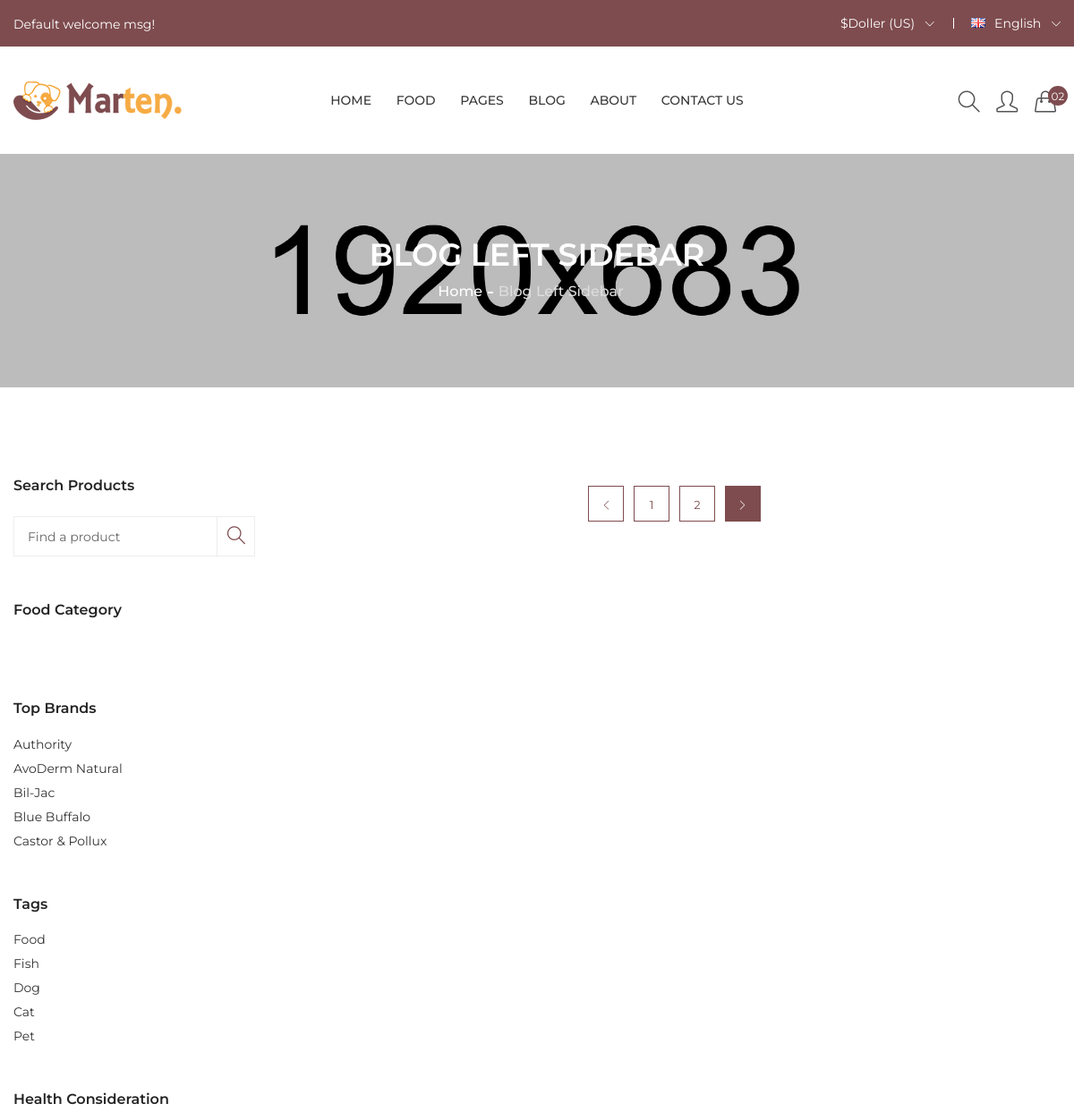
Page /blog/ (upper part) on the earlier database version.
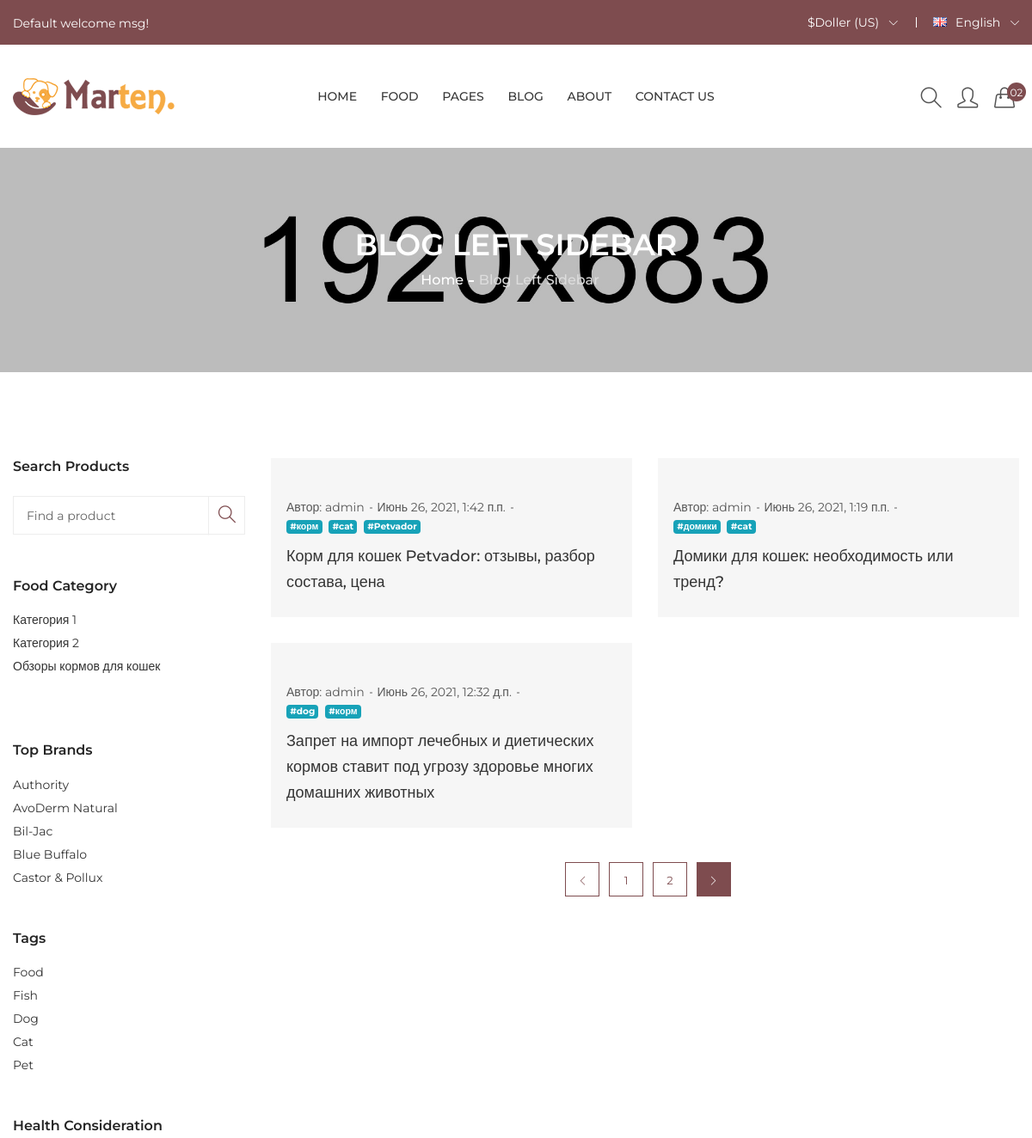
Same page on the later database version.
### eStore_blog/models.py (models this page shows, shortened)
class Blog(models.Model):
    title = models.CharField(max_length=150)
    url = models.SlugField()
    content = models.TextField(blank=True)
    created_at = models.DateTimeField(auto_now_add=True)
    updated_at = models.DateTimeField(auto_now=True)
    photo = models.ImageField(upload_to='photos/%Y/%m/%d/')
    author = models.ForeignKey(User, on_delete=models.PROTECT, verbose_name='Автор')
    category = models.ForeignKey('Category', on_delete=models.PROTECT, null=True, verbose_name='Категории')
    tag = TaggableManager()
    is_published = models.BooleanField(default=True)
    def get_absolute_url(self):
        return reverse_lazy('view_post', kwargs={'pk': self.pk})
    class Meta:
        verbose_name = 'Новость'
        verbose_name_plural = "Новости"
        ordering = ['-created_at']

class Category(models.Model):
    title = models.CharField(max_length=150, db_index=True, verbose_name='Назваие категории')
    def get_absolute_url(self):
        return reverse_lazy('category', kwargs={'category_id': self.pk})
    class Meta:
        verbose_name = 'Категория'
        verbose_name_plural = "Категории"
        ordering = ['title']

### eStore_blog/views.py (the view)
# urls.py: path('blog/', ListBlog.as_view(), name='all_blogs'),
class ListBlog(ListView):
    model = Blog
    template_name = 'eStore_blog/blog-leftsidebar.html'
    context_object_name = 'blogs'
    extra_context = {'title': 'BLOG'}
    def get_context_data(self, *, object_list=None, **kwargs):  # переопределение данных через функцию get_context_data
        context = super(ListBlog, self).get_context_data(**kwargs)
        context['title'] = "Home"
        return context
    def get_queryset(self):
        return Blog.objects.filter(is_published=True)  # вносим правки по выборке данных (дополнительное условие)

### eStore_blog/templatetags/blog_tags.py (called while the page is built)
@register.inclusion_tag('includes/list_categories.html')
def show_categories():
    categories = Category.objects.all()
    return {'categories': categories}

### eStore_blog/templates/eStore_blog/blog-leftsidebar.html (shortened to what this page needs)
{% extends 'layouts/base.html' %}
{% block content %}
    {% include 'includes/header.html' %}
    <div class="breadcrumb-area pt-95 pb-95 bg-img"
         style="background-image:url(/static/assets/img/banner/banner-2.jpg);">
        <div class="container">
            <div class="breadcrumb-content text-center">
                <h2>Blog Left sidebar</h2>
                <ul>
                    <li><a href="{% url 'index' %}">home</a></li>
                    <li class="active">Blog Left sidebar</li>
                </ul>
            </div>
        </div>
    </div>
    <div class="shop-area pt-100 pb-100">
        <div class="container">
            <div class="row flex-row-reverse">
                <div class="col-lg-9 col-md-8">
                    <div class="row">
                        {% for blog in blogs %}
                            <div class="col-lg-6 col-md-6">
                                <div class="blog-wrapper mb-30 gray-bg">
                                    <div class="blog-img hover-effect">
                                    </div>
                                    <div class="blog-content">
                                        <div class="blog-meta">
                                            <ul>
                                                <li>Автор: <span>{{ blog.author }}</span></li>
                                                <li>{{ blog.created_at }}</li>
                                                <br>
                                                {% for tag in blog.tag.all %}
                                                    <a href="" class="mr-1 badge badge-info">#{{ tag }}</a>
                                                {% endfor %}
                                            </ul>
                                        </div>
                                        <h4><a href="{{ blog.get_absolute_url }}">{{ blog.title }}</a></h4>
                                    </div>
                                </div>
                            </div>
                        {% endfor %}
                    </div>
                    <div class="pagination-style text-center mt-10">
                        <ul>
                            <li>
                                <a href="#"><i class="icon-arrow-left"></i></a>
                            </li>
                            <li>
                                <a href="#">1</a>
                            </li>
                            <li>
                                <a href="#">2</a>
                            </li>
                            <li>
                                <a class="active" href="#"><i class="icon-arrow-right"></i></a>
                            </li>
                        </ul>
                    </div>
                </div>
                {% include 'includes/_sidebar.html' %}
            </div>
        </div>
    </div>
{% endblock content %}

### templates/layouts/base.html (shortened to what this page needs)
{% load static %}
<!doctype html>
<html class="no-js" lang="en">
<head>
    <link rel="stylesheet" href="{% static 'assets/css/bootstrap.min.css' %}">
    <link rel="stylesheet" href="{% static 'assets/css/animate.css' %}">
    <link rel="stylesheet" href="{% static 'assets/css/simple-line-icons.css' %}">
    <link rel="stylesheet" href="{% static 'assets/css/themify-icons.css' %}">
    <link rel="stylesheet" href="{% static 'assets/css/owl.carousel.min.css' %}">
    <link rel="stylesheet" href="{% static 'assets/css/slick.css' %}">
    <link rel="stylesheet" href="{% static 'assets/css/meanmenu.min.css' %}">
    <link rel="stylesheet" href="{% static 'assets/css/style.css' %}">
    <link rel="stylesheet" href="{% static 'assets/css/responsive.css' %}">
</head>
<body>
{% block content %}{% endblock content %}
</body>
</html>

### templates/includes/header.html (shortened to what this page needs)
<header class="header-area">
    <div class="header-top theme-bg">
        <div class="container">
            <div class="row">
                <div class="col-lg-4 col-md-4 col-12">
                    <div class="welcome-area">
                        <p>Default welcome msg! </p>
                    </div>
                </div>
                <div class="col-lg-8 col-md-8 col-12">
                    <div class="account-curr-lang-wrap f-right">
                        <ul>
                            <li class="top-hover"><a href="#">$Doller (US) <i class="icon-arrow-down"></i></a>
                            </li>
                            <li><a href="#"><img alt="flag" src="/static/assets/img/icon-img/en.jpg"> English <i
                                    class="icon-arrow-down"></i></a>
                            </li>
                        </ul>
                    </div>
                </div>
            </div>
        </div>
    </div>
    <div class="header-bottom transparent-bar">
        <div class="container">
            <div class="row">
                <div class="col-xl-2 col-lg-3 col-md-4 col-sm-4 col-5">
                    <div class="logo pt-39">
                        <a href="{% url 'index' %}"><img alt="" src="/static/assets/img/logo/logo.png"></a>
                    </div>
                </div>
                <div class="col-xl-8 col-lg-7 d-none d-lg-block">
                    <div class="main-menu text-center">
                        <nav>
                            <ul>
                                <li><a href="{% url 'index' %}">HOME</a>
                                </li>
                                <li class="mega-menu-position"><a href="shop-page.html">Food</a>
                                </li>
                                <li><a href="#">PAGES</a>
                                </li>
                                <li><a href="{% url 'all_blogs' %}">Blog</a>
                                </li>
                                <li><a href="#">ABOUT</a></li>
                                <li><a href="#">contact us</a></li>
                            </ul>
                        </nav>
                    </div>
                </div>
                <div class="col-xl-2 col-lg-2 col-md-8 col-sm-8 col-7">
                    <div class="search-login-cart-wrapper">
                        <div class="header-search same-style">
                            <button class="search-toggle">
                                <i class="icon-magnifier s-open"></i>
                            </button>
                        </div>
                        <div class="header-login same-style">
                            <a href="login-register.html"><i class="icon-user icons"></i></a>
                        </div>
                        <div class="header-cart same-style">
                            <button class="icon-cart">
                                <i class="icon-handbag"></i>
                                <span class="count-style">02</span>
                            </button>
                        </div>
                    </div>
                </div>
            </div>
        </div>
    </div>
</header>

### templates/includes/_sidebar.html (shortened to what this page needs)
{% load blog_tags %}
<div class="col-lg-3 col-md-4">
    <div class="shop-sidebar blog-mrg">
        <div class="shop-widget">
            <h4 class="shop-sidebar-title">Search Products</h4>
            <div class="shop-search mt-25 mb-50">
                <form class="shop-search-form">
                    <input type="text" placeholder="Find a product">
                    <button type="submit">
                        <i class="icon-magnifier"></i>
                    </button>
                </form>
            </div>
        </div>
        <div class="shop-widget mt-50">
            <h4 class="shop-sidebar-title">Food Category </h4>
            {% show_categories %}
        </div>
        <div class="shop-widget mt-50">
            <h4 class="shop-sidebar-title">Top Brands </h4>
            <div class="shop-list-style mt-20">
                <ul>
                    <li><a href="#">Authority</a></li>
                    <li><a href="#">AvoDerm Natural</a></li>
                    <li><a href="#">Bil-Jac</a></li>
                    <li><a href="#">Blue Buffalo</a></li>
                    <li><a href="#">Castor & Pollux</a></li>
                </ul>
            </div>
        </div>
        <div class="shop-widget mt-50">
            <h4 class="shop-sidebar-title">Tags </h4>
            <div class="shop-list-style mt-20">
                <ul>
                    <li><a href="#">Food </a></li>
                    <li><a href="#">Fish </a></li>
                    <li><a href="#">Dog </a></li>
                    <li><a href="#">Cat </a></li>
                    <li><a href="#">Pet </a></li>
                </ul>
            </div>
        </div>
        <div class="shop-widget mt-50">
            <h4 class="shop-sidebar-title">Health Consideration </h4>
        </div>
    </div>
</div>

### templates/includes/list_categories.html
<div class="shop-list-style mt-20">
    <ul>
        {% for cat in categories %}
            <li><a href="{{ cat.get_absolute_url }}">{{ cat.title }}</a></li>
        {% endfor %}
        <br>
    </ul>
</div>

### eStore_core/static/assets/css/responsive.css (style rules this page uses)
@media (min-width: 992px) and (max-width: 1200px) { .main-menu li { padding: 0 12px; } }
@media (min-width: 992px) and (max-width: 1200px) { .search-login-cart-wrapper { padding: 46px 5px 0 0; } }
@media (min-width: 992px) and (max-width: 1200px) { .same-style { margin-left: 15px; } }
@media (min-width: 992px) and (max-width: 1200px) { .blog-content > h4 { font-size: 18px; } }
@media (min-width: 992px) and (max-width: 1200px) { .shop-search form button { padding: 0 11px; } }
@media (min-width: 992px) and (max-width: 1200px) { .shop-search form input { padding: 0 47px 0 15px; } }
@media (min-width: 992px) and (max-width: 1200px) { .blog-content { padding: 26px 18px; } }

Differences in the rows shown:
added Blog: author "admin", created_at "Июнь 26, 2021, 1:42 п.п.", title "Корм для кошек Petvador: отзывы, разбор состава, цена"
added Tag: name "корм"
added Tag: name "cat"
added Tag: name "Petvador", shown under "admin"
added Blog: author "admin", created_at "Июнь 26, 2021, 1:19 п.п.", title "Домики для кошек: необходимость или тренд?"
added Tag: name "домики", shown under "admin"
added Blog: author "admin", created_at "Июнь 26, 2021, 12:32 д.п.", title "Запрет на импорт лечебных и диетических кормов ставит под угрозу здоровье многих домашних животных"
added Tag: name "dog", shown under "admin"
added Category: title "Категория 1"
added Category: title "Категория 2"
added Category: title "Обзоры кормов для кошек"
